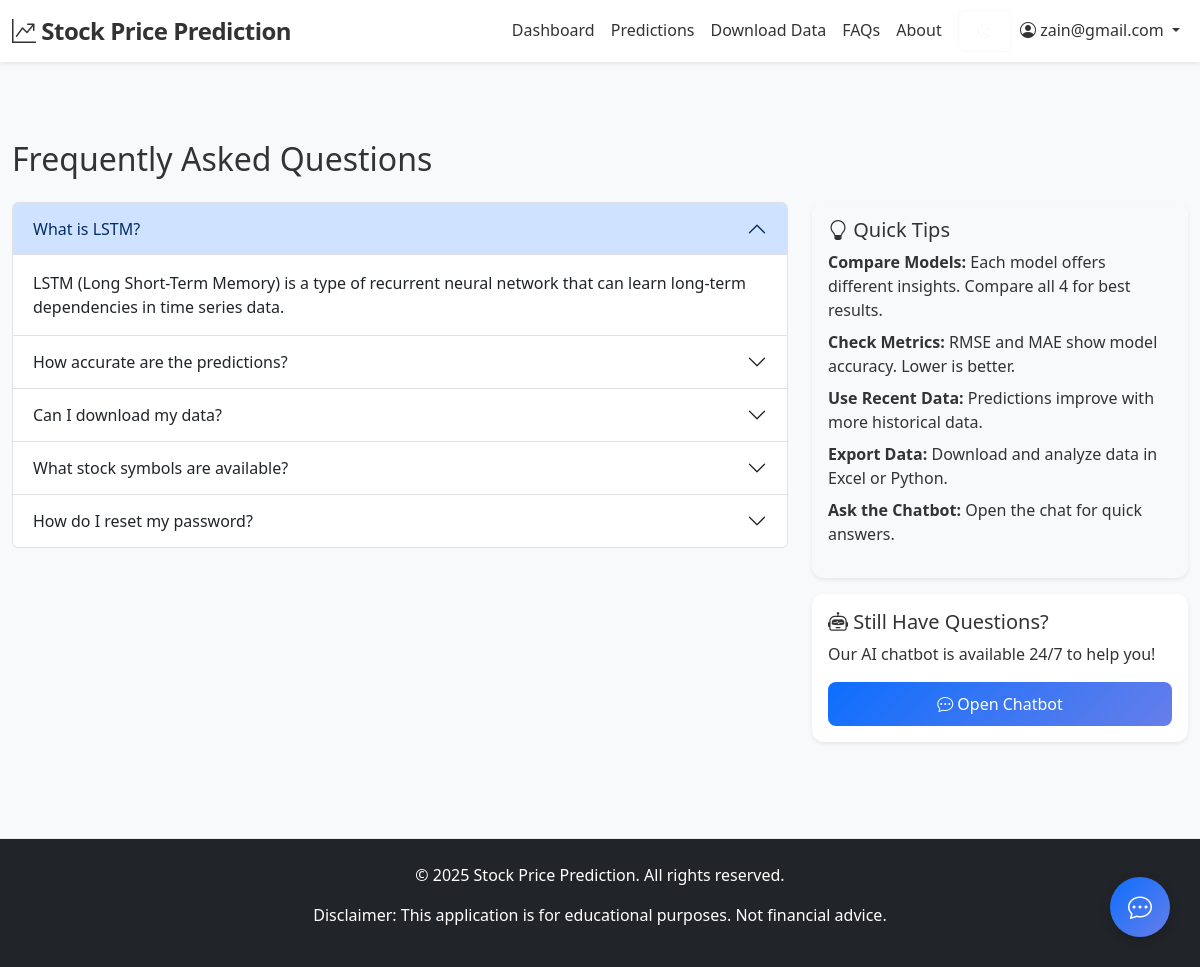
The app's page /faqs (signed in) with its own data.
### models/__init__.py (models this page shows, shortened)
class User(UserMixin, db.Model):
	id = db.Column(db.Integer, primary_key=True)
	username = db.Column(db.String(80), unique=True, nullable=False, index=True)
	email = db.Column(db.String(120), unique=True, nullable=False, index=True)
	password_hash = db.Column(db.String(255), nullable=False)
	created_at = db.Column(db.DateTime, default=datetime.utcnow)
	last_login = db.Column(db.DateTime)
	is_active = db.Column(db.Boolean, default=True)
	predictions = db.relationship('Prediction', backref='user', lazy=True, cascade='all, delete-orphan')

class FAQItem(db.Model):
	id = db.Column(db.Integer, primary_key=True)
	question = db.Column(db.String(255), nullable=False)
	answer = db.Column(db.Text, nullable=False)
	category = db.Column(db.String(50), default='General')
	created_at = db.Column(db.DateTime, default=datetime.utcnow)

### app.py (the view)
@app.route('/faqs')
@login_required
def faqs():
    faq_items = FAQItem.query.all()
    return render_template('faqs.html', faqs=faq_items)

### app.py (called while the page is built)
@login_manager.user_loader
def load_user(user_id):
    return User.query.get(int(user_id))

@app.context_processor
def inject_user():
    return dict(current_user=current_user)

### app/templates/faqs.html (shortened to what this page needs)
{% extends "base.html" %}
{% block content %}
<div class="container-fluid py-5">
    <div class="row">
        <div class="col-12">
            <h2 class="mb-4">Frequently Asked Questions</h2>
        </div>
    </div>
    <div class="row">
        <div class="col-lg-8">
            <div class="accordion" id="faqAccordion">
                {% if faqs %}
                    {% for faq in faqs %}
                    <div class="accordion-item">
                        <h2 class="accordion-header">
                            <button class="accordion-button {% if loop.first %}{% else %}collapsed{% endif %}" type="button" data-bs-toggle="collapse" data-bs-target="#faq{{ loop.index }}">
                                {{ faq.question }}
                            </button>
                        </h2>
                        <div id="faq{{ loop.index }}" class="accordion-collapse collapse {% if loop.first %}show{% endif %}" data-bs-parent="#faqAccordion">
                            <div class="accordion-body">
                                {{ faq.answer }}
                            </div>
                        </div>
                    </div>
                    {% endfor %}
                {% else %}
                    <p class="text-muted">No FAQs available at the moment.</p>
                {% endif %}
            </div>
        </div>
        <div class="col-lg-4">
            <div class="card bg-light">
                <div class="card-body">
                    <h5 class="card-title"><i class="bi bi-lightbulb"></i> Quick Tips</h5>
                    <ul class="list-unstyled">
                        <li class="mb-2"><strong>Compare Models:</strong> Each model offers different insights. Compare all 4 for best results.</li>
                        <li class="mb-2"><strong>Check Metrics:</strong> RMSE and MAE show model accuracy. Lower is better.</li>
                        <li class="mb-2"><strong>Use Recent Data:</strong> Predictions improve with more historical data.</li>
                        <li class="mb-2"><strong>Export Data:</strong> Download and analyze data in Excel or Python.</li>
                        <li class="mb-2"><strong>Ask the Chatbot:</strong> Open the chat for quick answers.</li>
                    </ul>
                </div>
            </div>
            <div class="card mt-3">
                <div class="card-body">
                    <h5 class="card-title"><i class="bi bi-robot"></i> Still Have Questions?</h5>
                    <p class="card-text">Our AI chatbot is available 24/7 to help you!</p>
                    <button class="btn btn-primary w-100" onclick="toggleChatbot()">
                        <i class="bi bi-chat-dots"></i> Open Chatbot
                    </button>
                </div>
            </div>
        </div>
    </div>
</div>
{% endblock %}

### app/templates/base.html (shortened to what this page needs)
<!DOCTYPE html>
<html lang="en">
<head>
    <link href="https://cdn.jsdelivr.net/npm/bootstrap@5.3.0/dist/css/bootstrap.min.css" rel="stylesheet">
    <link rel="stylesheet" href="https://cdn.jsdelivr.net/npm/bootstrap-icons@1.11.0/font/bootstrap-icons.css">
    <link rel="stylesheet" href="{{ url_for('static', filename='css/style.css') }}">
</head>
<body>
    {% if current_user.is_authenticated %}
    <nav class="navbar navbar-expand-lg navbar-dark bg-dark sticky-top shadow-sm">
        <div class="container-fluid">
            <a class="navbar-brand" href="{{ url_for('dashboard') }}">
                <i class="bi bi-graph-up-arrow"></i> Stock Price Prediction
            </a>
            <div class="collapse navbar-collapse" id="navbarNav">
                <ul class="navbar-nav ms-auto">
                    <li class="nav-item">
                        <a class="nav-link" href="{{ url_for('dashboard') }}">Dashboard</a>
                    </li>
                    <li class="nav-item">
                        <a class="nav-link" href="{{ url_for('prediction') }}">Predictions</a>
                    </li>
                    <li class="nav-item">
                        <a class="nav-link" href="{{ url_for('download_data') }}">Download Data</a>
                    </li>
                    <li class="nav-item">
                        <a class="nav-link" href="{{ url_for('faqs') }}">FAQs</a>
                    </li>
                    <li class="nav-item">
                        <a class="nav-link" href="{{ url_for('about') }}">About</a>
                    </li>
                    <li class="nav-item">
                        <button class="btn btn-sm btn-outline-light ms-2" id="themeToggle">
                            <i class="bi bi-moon-stars"></i>
                        </button>
                    </li>
                    <li class="nav-item dropdown">
                        <a class="nav-link dropdown-toggle" href="#" id="userMenu" role="button" data-bs-toggle="dropdown">
                            <i class="bi bi-person-circle"></i> {{ current_user.username }}
                        </a>
                    </li>
                </ul>
            </div>
        </div>
    </nav>
    <button class="chatbot-toggle" onclick="toggleChatbot()">
        <i class="bi bi-chat-dots"></i>
    </button>
    {% endif %}
    <main class="main-content">
        {% block content %}{% endblock %}
    </main>
    <footer class="bg-dark text-white text-center py-4 mt-5">
        <p>&copy; 2025 Stock Price Prediction. All rights reserved.</p>
        <p>Disclaimer: This application is for educational purposes. Not financial advice.</p>
    </footer>
</body>
</html>

### app/static/css/style.css (style rules this page uses)
:root { --primary-color: #0d6efd; --secondary-color: #6c757d; --success-color: #198754; --danger-color: #dc3545; --warning-color: #ffc107; --info-color: #0dcaf0; --bg-color: #f8f9fa; --text-color: #333333; --muted-color: #6c757d; --card-bg: #ffffff; --on-primary: #ffffff; --feature-icon-color: #0d6efd; --gradient-start: #667eea; --gradient-end: #764ba2; --feature-bg: #f0f4ff; --feature-bg-hover: #e0e7ff; --scrollbar-thumb: #ccc; --scrollbar-thumb-hover: #999; --border-color: #e9ecef; --chatbot-bg: #ffffff; --message-bubble-bot: #e9ecef; --message-bubble-user: #0d6efd; --message-text-bot: #333333; --message-text-user: #ffffff; }
* { margin: 0; padding: 0; box-sizing: border-box; }
body { font-family: 'Segoe UI', Tahoma, Geneva, Verdana, sans-serif; background-color: var(--bg-color); color: var(--text-color); transition: background-color 0.3s ease, color 0.3s ease; }
.navbar { box-shadow: 0 2px 4px rgba(0, 0, 0, 0.1); background-color: var(--card-bg) !important; transition: background-color 0.3s ease; }
.navbar-brand { font-size: 1.5rem; font-weight: 600; letter-spacing: -0.5px; color: var(--text-color) !important; }
.navbar-nav .nav-link { color: var(--text-color) !important; transition: color 0.3s ease; }
.main-content { min-height: calc(100vh - 200px); padding-top: 30px; background-color: var(--bg-color); }
.card { border: none; border-radius: 12px; box-shadow: 0 0.125rem 0.25rem rgba(0, 0, 0, 0.075); transition: all 0.3s ease; background-color: var(--card-bg); color: var(--text-color); }
.chatbot-toggle { position: fixed; bottom: 30px; right: 30px; width: 60px; height: 60px; border-radius: 50%; background: linear-gradient(135deg, var(--primary-color), var(--gradient-start)); color: white; border: none; box-shadow: 0 4px 12px rgba(0, 0, 0, 0.2); cursor: pointer; font-size: 24px; display: flex; align-items: center; justify-content: center; transition: all 0.3s ease; z-index: 999; }
.btn { border-radius: 8px; font-weight: 500; padding: 0.6rem 1.2rem; transition: all 0.3s ease; }
.btn-primary { background: linear-gradient(135deg, var(--primary-color), var(--gradient-start)); border: none; }
footer { margin-top: auto; border-top: 1px solid var(--border-color); background-color: var(--card-bg); color: var(--text-color); }
.card { animation: slideInUp 0.3s ease; }
.shadow-sm { box-shadow: 0 0.125rem 0.25rem rgba(0, 0, 0, 0.075) !important; }

### records on screen
User: username "zain@gmail.com"
FAQItem: question "What is LSTM?", answer "LSTM (Long Short-Term Memory) is a type of recurrent neural network that can learn long-term dependencies in time series data."
FAQItem: question "How accurate are the predictions?"
FAQItem: question "Can I download my data?"
FAQItem: question "What stock symbols are available?"
FAQItem: question "How do I reset my password?"
